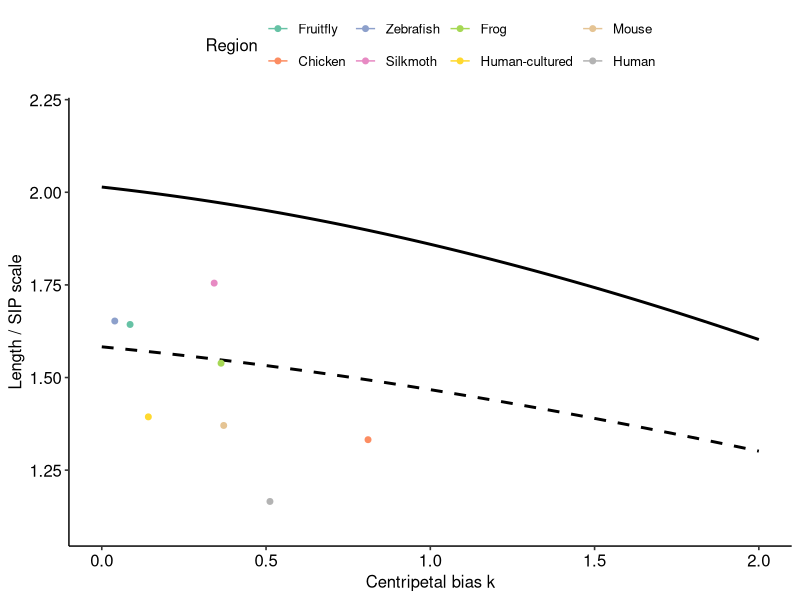

The R source for this figure:
library(ggplot2)
library(ggpubr)

# k <- read.csv('k_3D.csv',header=FALSE)
# L <- read.csv('L_3D.csv',header=FALSE)
# SIP <- read.csv('SIP_scale_3D.csv',header=FALSE)
# 
# k <- read.csv('k_2D.csv',header=FALSE)
# L <- read.csv('L_2D.csv',header=FALSE)
# SIP <- read.csv('SIP_scale_2D.csv',header=FALSE)

k <- read.csv('k_species.csv',header=FALSE)
L <- read.csv('L_species.csv',header=FALSE)
SIP <- read.csv('SIP_scale_species.csv',header=FALSE)


# load('shiny_app/groupsdf.Rdata')
# load('shiny_app/subsetdata.Rdata')
# total_length <- my_data$total_length[groupsdf$group=="Gold_Standard"]
# 
# groupsdf <- subset(groupsdf,groupsdf$group=="Gold_Standard")
# groupsdf$total_length <- total_length



qdeterm3d <- data.frame(k=seq(0,2,0.1),
                        qinv=c( 2,1.9983,1.9934,1.9852,1.9741,1.9602,1.9437,1.9251,1.9045,1.8824,1.8591,1.8349,1.8101,1.7849,
                1.7596,1.7344,1.7095,1.6850,1.6610,1.6376,1.6150))
qdeterm2d <- data.frame(k=seq(0,2,0.1),
                        qinv=c( 1.5708,1.5695,1.5656,1.5593,1.5507,1.5400,1.5276,1.5138,1.4987,1.4829,1.4664,1.4496,1.4327,1.4160,
                1.3994,1.3832,1.3675,1.3524,1.3378,1.3239,1.3106))

df2 <- data.frame(k = as.numeric(k$V1), q=as.numeric(L$V1)/as.numeric(SIP$V1),Species=c('Fruitfly',
                                                                                       'Human-cultured',
                                                                                       'Human',
                                                                                       'Zebrafish',
                                                                                       'Mouse',
                                                                                       'Frog',
                                                                                       'Silkmoth',
                                                                                       'Chicken')
)
# df <- data.frame(k = as.numeric(k$V1), q=1/as.numeric(SIP$V1))

# df2 <- cbind(dfids,df)#merge(dfids,df, by='ids',sort=F)


df2$Species= factor(df2$Species, levels =c('Fruitfly',
                                            'Chicken',
                                            'Zebrafish',
                                            'Silkmoth',
                                            'Frog',
                                            'Human-cultured',
                                            'Mouse',
                                            'Human'))

# df2$q <- df2$q*df2$total_length

library(ggforce)
ggplot(df2,aes(x=k,y=q)) + 
  geom_smooth(data=qdeterm3d, aes(x=qdeterm3d$k,y=qdeterm3d$qinv),span=3,se=FALSE,color='black') +
  geom_smooth(data=qdeterm2d, aes(x=qdeterm2d$k,y=qdeterm2d$qinv),span=3,se=FALSE,color='black',linetype = "dashed") +
  geom_point(aes(color=df2$Species),size=1.7) +
  stat_ellipse(aes(color=df2$Species),level=0.55) +
  xlim(0,2) +
  ylim(1.1,2.2) +
  scale_color_brewer(palette="Set2") +
  xlab('Centripetal bias k') +
  ylab('Length / SIP scale') +
  labs(color='Region') +
  theme_pubr()


# Orientation distributions


# orient <- read.csv('rootangle_dists.csv', header=FALSE)
# colnames(orient) <- 1:282
# 
# orient <- orient[,ids$id]
# colnames(orient) <- ids$region
# 
# region2 <- ids$region[which(ids$region!='')]
# 
# orient <- orient[, which(colnames(orient)!='')]
# 
# colnames(orient) <- region2
# 
# 
# df3 <- melt(t(orient))
# 
# df3 <- subset(df3,df3$Var1=='LGd' | df3$Var1=='CPU' | df3$Var1=='MG' | df3$Var1=='VPL' | df3$Var1=='VPM')
# 
# ggplot(df3, aes(x=value,fill=Var1,alpha=0.3)) + geom_density() +
#   xlab('Angle to root (soma) [rad]') + 
#   ylab('Density') +
#   labs(fill='Region')
